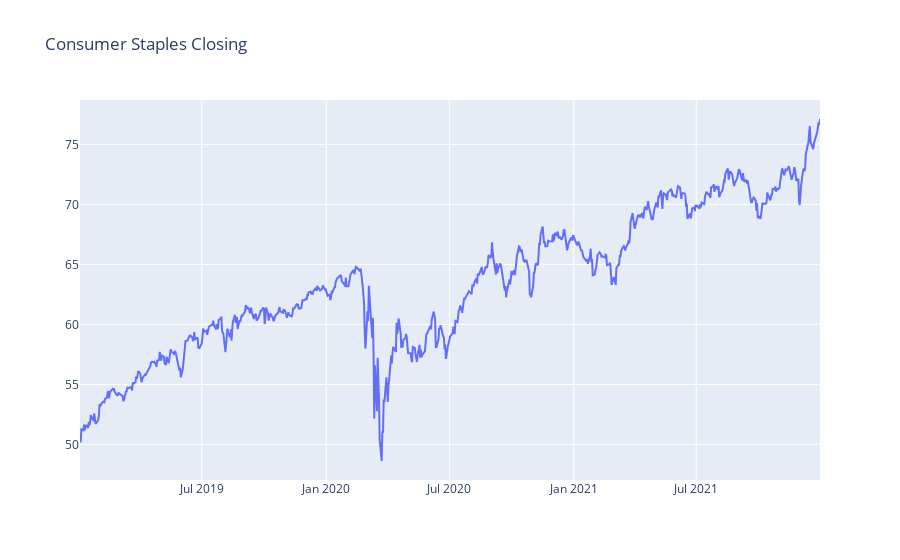

Write notebook code for a chart like this one.
### Code cell
plt.figure(figsize=(16,8))
consumer_staples_closing_figure = go.Figure(go.Scatter(x=consumer_staples_sector_pd.index, y=consumer_staples_sector_pd['consumer_staples_sector']))
consumer_staples_closing_figure.update_layout(title='Consumer Staples Closing')
consumer_staples_closing_figure.update_yaxes(type='linear')

### Figure 1 — Plotly figure (JSON) as saved in the notebook; plotly's stock layout.template omitted (floating-point values rounded to 4 significant figures; data arrays with more than 128 entries replaced by an {"elided": "..."} marker saying what was removed)
{"data": [{"type": "scatter", "x": {"elided": "757 str values"}, "y": {"elided": "757 float values"}}], "layout": {"title": {"text": "Consumer Staples Closing"}, "yaxis": {"type": "linear"}}}
